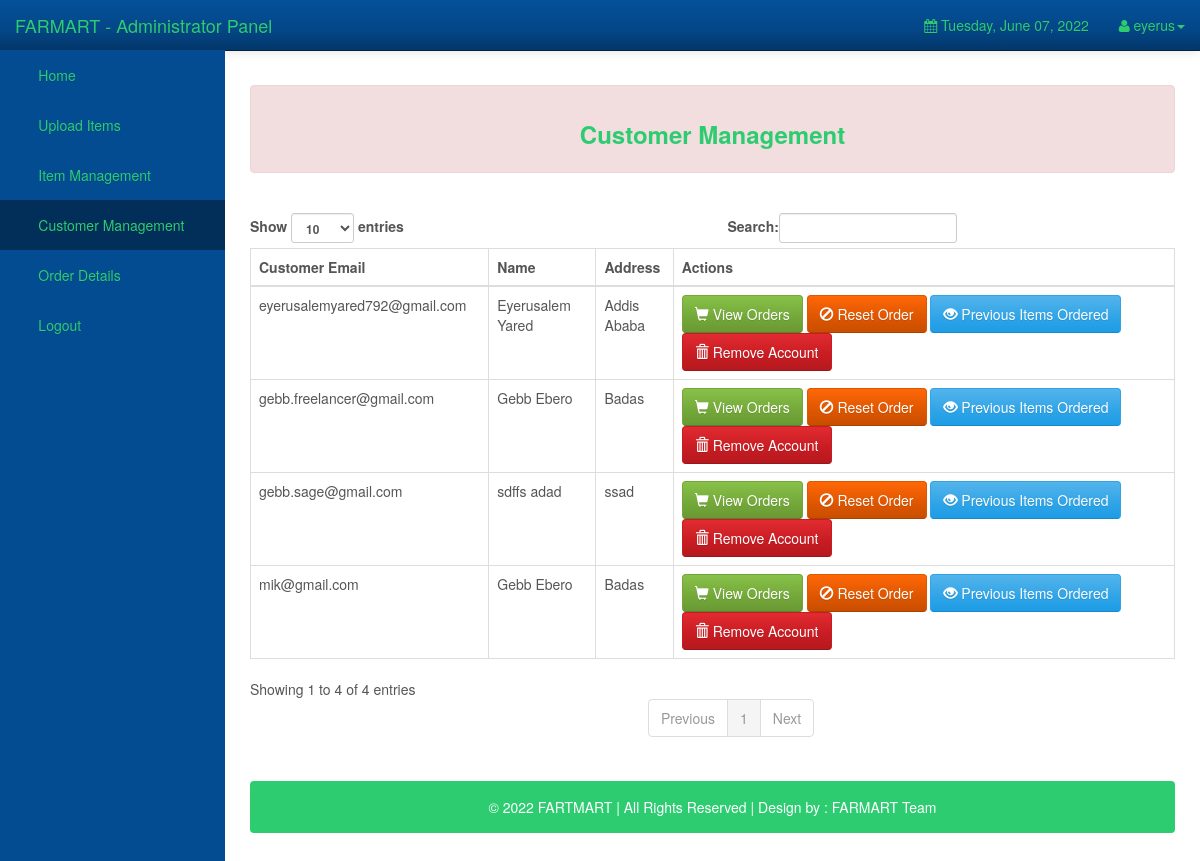
/Admin/admin/customers.php (signed in), run on the app's committed database.
### tables this page shows
CREATE TABLE `users` (
  `user_id` int(11) NOT NULL,
  `user_email` varchar(1000) NOT NULL,
  `user_password` varchar(1000) NOT NULL,
  `user_firstname` varchar(1000) NOT NULL,
  `user_lastname` varchar(1000) NOT NULL,
  `user_address` varchar(1000) NOT NULL
);

### Admin/admin/customers.php (the view, shortened to what this page needs)
<!DOCTYPE html>
<html lang="en">
<head>
    <link rel="stylesheet" type="text/css" href="bootstrap/css/bootstrap.min.css" />
    <link rel="stylesheet" type="text/css" href="font-awesome/css/font-awesome.min.css" />
    <link rel="stylesheet" type="text/css" href="css/local.css" />
</head>
<body>
    <div id="wrapper">
        <nav class="navbar navbar-inverse navbar-fixed-top" role="navigation">
            <div class="navbar-header">
                <a class="navbar-brand" href="index.php" style="color: #2ecc71">FARMART - Administrator Panel</a>
            </div>
            <div class="collapse navbar-collapse navbar-ex1-collapse">
                <ul class="nav navbar-nav side-nav">
                    <li><a href="index.php" style="color: #2ecc71"> &nbsp; &nbsp; &nbsp; Home</a></li>
					<li><a data-toggle="modal" data-target="#uploadModal" style="color: #2ecc71"> &nbsp; &nbsp; &nbsp; Upload Items</a></li>
					<li><a href="items.php " style="color: #2ecc71"> &nbsp; &nbsp; &nbsp; Item Management</a></li>
					<li class="active"><a href="customers.php" style="color: #2ecc71"> &nbsp; &nbsp; &nbsp; Customer Management</a></li>
					<li><a href="orderdetails.php" style="color: #2ecc71"> &nbsp; &nbsp; &nbsp; Order Details</a></li>
					<li><a href="logout.php" style="color: #2ecc71"> &nbsp; &nbsp; &nbsp; Logout</a></li>
                </ul>
                <ul class="nav navbar-nav navbar-right navbar-user">
                    <li class="dropdown messages-dropdown">
                        <a href="#"  style="color:#2ecc71"><i class="fa fa-calendar"></i>  <?php
                            $Today=date('y:m:d');
                            $new=date('l, F d, Y',strtotime($Today));
                            echo $new; ?></a>
                    </li>
                     <li class="dropdown user-dropdown">
                        <a href="#" class="dropdown-toggle" data-toggle="dropdown" style="color:#2ecc71"><i class="fa fa-user"></i> <?php   extract($_SESSION); echo $admin_username; ?><b class="caret"></b></a>
                    </li>
                </ul>
            </div>
        </nav>
        <div id="page-wrapper">
			 <div class="alert alert-danger">
                          <center> <h3 style="color:#2ecc71"><strong>Customer Management</strong> </h3></center>
						  </div>
						  <br />
						  <div class="table-responsive">
            <table class="display table table-bordered" id="example" cellspacing="0" width="100%">
              <thead>
                <tr>
                  <th>Customer Email</th>
                  <th>Name</th>
				  <th>Address</th>
                  <th>Actions</th>
                </tr>
              </thead>
              <tbody>
			  <?php
include("config.php");
	$stmt = $DB_con->prepare('SELECT * FROM users');
	$stmt->execute();
	if($stmt->rowCount() > 0)
	{
		while($row=$stmt->fetch(PDO::FETCH_ASSOC))
		{
			extract($row);
			?>
                <tr>
                 <td><?php echo $user_email; ?></td>
				 <td><?php echo $user_firstname; ?> <?php echo $user_lastname; ?></td>
				 <td><?php echo $user_address; ?></td>
				 <td>
				 <a class="btn btn-success" href="view_orders.php?view_id=<?php echo $row['user_id']; ?>"><span class='glyphicon glyphicon-shopping-cart'></span> View Orders</a>
				  <a class="btn btn-warning" href="?order_id=<?php echo $row['user_id']; ?>" title="click for delete" onclick="return confirm('Are you sure to reset the customer items ordered?')">
				  <span class='glyphicon glyphicon-ban-circle'></span>
				  Reset Order</a>
				 <a class="btn btn-primary" href="previous_orders.php?previous_id=<?php echo $row['user_id']; ?>"><span class='glyphicon glyphicon-eye-open'></span> Previous Items Ordered</a>
                  <a class="btn btn-danger" href="?delete_id=<?php echo $row['user_id']; ?>" title="click for delete" onclick="return confirm('Are you sure to remove this customer?')">
				  <span class='glyphicon glyphicon-trash'></span>
				  Remove Account</a>
                  </td>
                </tr>
              <?php
		}
		echo "</tbody>";
		echo "</table>";
		echo "</div>";
		echo "<br />";
		echo '<div class="alert alert-default" style="background-color:#2ecc71;">
    <p style="color:white;text-align:center;">
    &copy 2022 FARTMART | All Rights Reserved |  Design by : FARMART Team
</p>
 </div>
	</div>';
		echo "</div>";
	}
?>
	<br />
	<br />
</body>
</html>

### data on the page
users: user_email "gebb.freelancer@gmail.com", user_firstname "Gebb", user_lastname "Ebero", user_address "Badas"
users: user_email "gebb.sage@gmail.com", user_firstname "sdffs", user_lastname "adad", user_address "ssad"
users: user_email "mik@gmail.com", user_firstname "Gebb", user_lastname "Ebero", user_address "Badas"
users: user_email "eyerusalemyared792@gmail.com", user_firstname "Eyerusalem", user_lastname "Yared", user_address "Addis Ababa"

### other printed values
$admin_username "eyerus"
